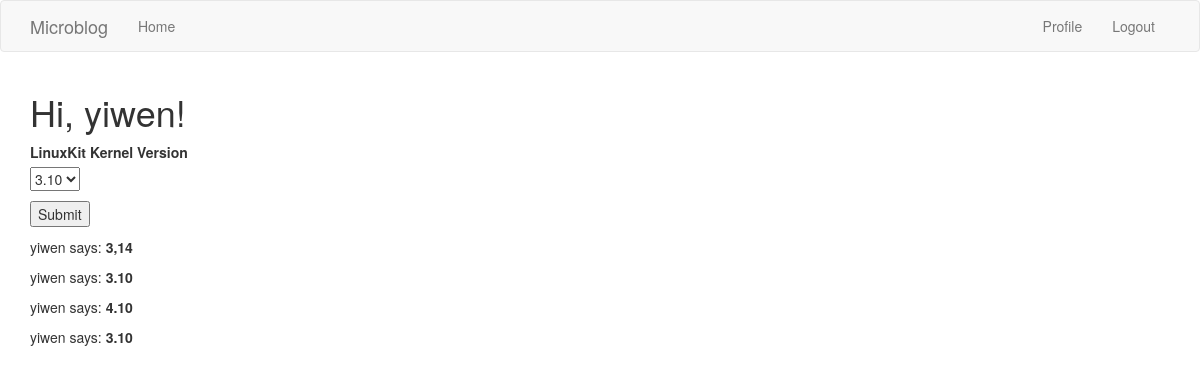
Before: /index (signed in) with the older database file.
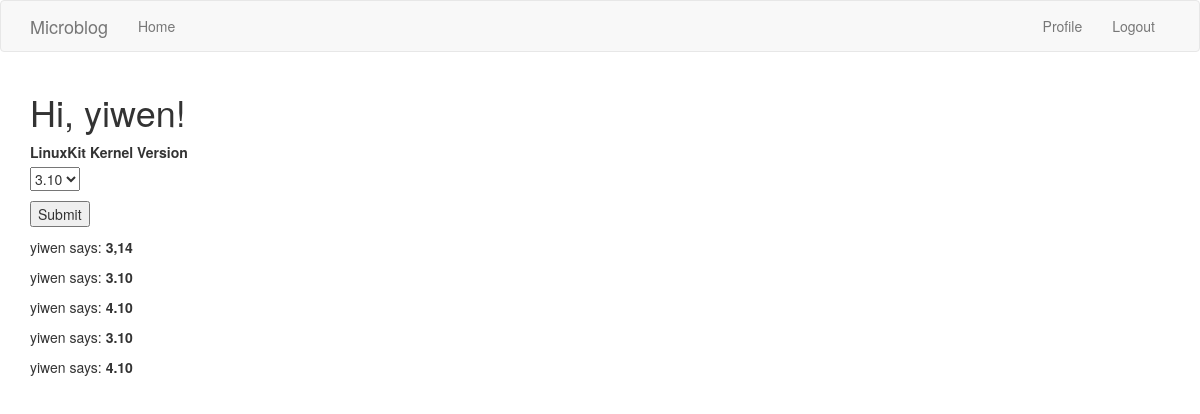
After: the same page with the newer database file.
### app/models.py (models this page shows, shortened)
class Post(db.Model):
    id = db.Column(db.Integer, primary_key=True)
    body = db.Column(db.String(140))
    kernel_version = db.Column(db.String(100))
    container = db.Column(db.String(100))
    timestamp = db.Column(db.DateTime, index=True, default=datetime.utcnow)
    user_id = db.Column(db.Integer, db.ForeignKey('user.id'))

class User(UserMixin, db.Model):
    id = db.Column(db.Integer, primary_key=True)
    username = db.Column(db.String(64), index=True, unique=True)
    email = db.Column(db.String(120), index=True, unique=True)
    password_hash = db.Column(db.String(128))
    posts = db.relationship('Post', backref='author', lazy='dynamic')
    task = db.relationship('Task', backref='user', lazy='dynamic')
    about_me = db.Column(db.String(140))
    last_seen = db.Column(db.DateTime, default=datetime.utcnow)
    def get_all_posts(self):
        return Post.query.filter_by(user_id=self.id).all()

### app/routes.py (the view)
@app.route('/', methods=['GET', 'POST'])
@app.route('/index', methods=['GET', 'POST'])
@login_required
def index():
    form = PostForm()
    if form.validate_on_submit():
        post = Post(body='request', kernel_version=form.kernel_version.data, user_id=current_user.id)
        db.session.add(post)
        db.session.commit()
        flash('Your post is now live!')
        return redirect(url_for('index'))
    posts = current_user.get_all_posts()
    return render_template("index.html", title='Home Page', form=form,
                           posts=posts)

### app/forms.py
class PostForm(FlaskForm):
    kernel_version = SelectField(
        'LinuxKit Kernel Version',
        choices=[('3.10', '3.10'), ('3,14', '3,14'), ('4.10', '4.10')]
    )
    submit = SubmitField('Submit')

### app/models.py (called while the page is built)
@login.user_loader
def load_user(id):
    return User.query.get(int(id))

### app/routes.py (called while the page is built)
@app.before_request
def before_request():
    if current_user.is_authenticated:
        current_user.last_seen = datetime.utcnow()
        db.session.commit()

### app/templates/index.html (shortened to what this page needs)
{% extends "base.html" %}
{% block app_content %}
    <h1>Hi, {{ current_user.username }}!</h1>
    <form action="" method="post">
        <p>
            {{ form.kernel_version.label }}<br>
            {{ form.kernel_version }}<br>
        </p>
        <p>{{ form.submit() }}</p>
    </form>
    {% for post in posts %}
    <div><p>{{ post.author.username }} says: <b>{{ post.kernel_version }}</b></p></div>
    {% endfor %}
{% endblock %}

Changed rows visible on the page:
added Post: author.username "yiwen", kernel_version "4.10"
